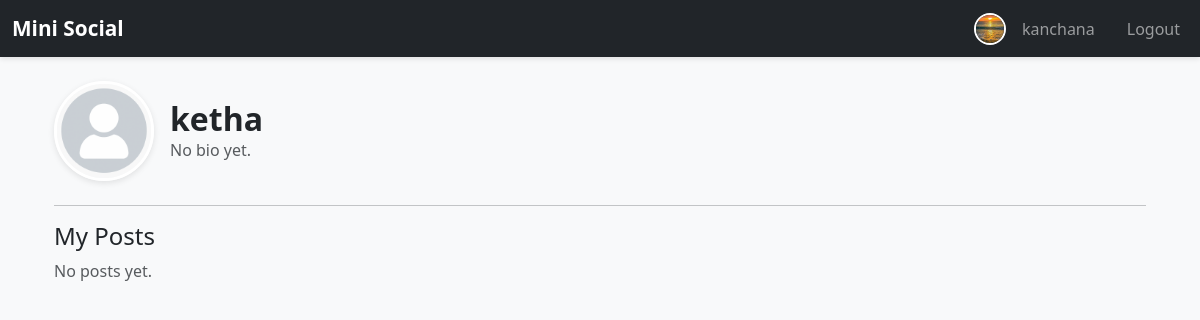
The page /accounts/profile/ketha/ (signed in) on the database its author committed.
### accounts/models.py (models this page shows, shortened)
class Profile(models.Model):
    user = models.OneToOneField(User, on_delete=models.CASCADE)
    bio = models.TextField(blank=True, null=True)
    profile_picture = models.ImageField(
        upload_to='profiles/',
        default='images/default_profile.jpg',  # ✅ Path in STATIC/MEDIA
        blank=True,
        null=True
    )

### accounts/views.py (the view)
# urls.py: path('profile/<str:username>/', views.profile_view, name='profile'),
@login_required
def profile_view(request, username):
    profile_user = get_object_or_404(Profile, user__username=username)
    posts = Post.objects.filter(user=profile_user.user).order_by('-created_at')
    return render(request, 'accounts/profile.html', {
        'profile_user': profile_user.user,
        'profile': profile_user,
        'posts': posts
    })

### templates/accounts/profile.html (shortened to what this page needs)
{% extends 'base.html' %}
{% load static %}
{% block content %}
<div class="container mt-4">
    <div class="profile-header d-flex align-items-center gap-3 mb-4">
        {% if profile.profile_picture %}
            <img src="{{ profile.profile_picture.url }}" alt="Profile Picture"
                 class="rounded-circle" width="100" height="100" style="object-fit: cover;">
        {% else %}
            <img src="{% static 'images/default_profile.jpg' %}" alt="Default Profile"
                 class="rounded-circle" width="100" height="100" style="object-fit: cover;">
        {% endif %}
        <div>
            <h2 class="mb-0">{{ profile.user.username }}</h2>
            <p class="text-muted mb-0">{{ profile.bio|default:"No bio yet." }}</p>
        </div>
    </div>
    <hr>
    <h4>My Posts</h4>
    {% for post in posts %}
        <div class="card mb-3 shadow-sm">
            <div class="card-body">
                <p>{{ post.content }}</p>
                {% if post.image %}
                    <img src="{{ post.image.url }}" class="img-fluid rounded mb-2"
                         style="max-height: 400px; object-fit: cover;">
                {% endif %}
                <small class="text-muted">{{ post.created_at }}</small>
            </div>
        </div>
    {% empty %}
        <p class="text-muted">No posts yet.</p>
    {% endfor %}
</div>
{% endblock %}

### templates/base.html (shortened to what this page needs)
{% load static %}
<!DOCTYPE html>
<html lang="en">
<head>
    <link href="https://cdn.jsdelivr.net/npm/bootstrap@5.3.0/dist/css/bootstrap.min.css" rel="stylesheet">
    <link rel="stylesheet" href="{% static 'css/styles.css' %}">
</head>
<body>
<nav class="navbar navbar-expand-lg navbar-dark bg-dark">
    <div class="container-fluid">
        <a class="navbar-brand" href="{% url 'home' %}">Mini Social</a>
        <div class="collapse navbar-collapse" id="navbarNav">
            <ul class="navbar-nav ms-auto">
                {% if user.is_authenticated %}
                    <li class="nav-item d-flex align-items-center me-3">
                        {% if user.profile.profile_picture %}
                            <img src="{{ user.profile.profile_picture.url }}"
                                 class="rounded-circle me-2" width="32" height="32" style="object-fit: cover;">
                        {% else %}
                            <img src="{% static 'images/default_profile.jpg' %}"
                                 class="rounded-circle me-2" width="32" height="32" style="object-fit: cover;">
                        {% endif %}
                        <a class="nav-link" href="{% url 'profile' user.username %}">{{ user.username }}</a>
                    </li>
                    <li class="nav-item">
                        <form method="post" action="{% url 'logout' %}" class="d-inline">
                            <button type="submit" class="btn btn-link nav-link" style="text-decoration:none;">
                                Logout
                            </button>
                        </form>
                    </li>
                {% endif %}
            </ul>
        </div>
    </div>
</nav>
<div class="container mt-4">
    {% block content %}{% endblock %}
</div>
</body>
</html>

### static/css/styles.css (style rules this page uses)
body { background-color: #f8f9fa; font-family: 'Segoe UI', Tahoma, Geneva, Verdana, sans-serif; }
a { text-decoration: none; }
.navbar { box-shadow: 0 2px 5px rgba(0, 0, 0, 0.1); }
.navbar-brand { font-weight: bold; font-size: 1.3rem; }
.navbar .rounded-circle { border: 2px solid #fff; }
.profile-header { display: flex; align-items: center; gap: 15px; margin-bottom: 20px; }
.profile-header img { width: 100px; height: 100px; object-fit: cover; border-radius: 50%; border: 3px solid #fff; box-shadow: 0 2px 6px rgba(0,0,0,0.1); }
.profile-header h2 { font-weight: bold; margin: 0; }
.profile-header p { margin: 0; color: #666; }

### rows shown on the page
Profile: profile_picture (placeholder picture), user.username "ketha", bio "No bio yet."

### other values the page prints
{{ user.username }} "kanchana"
